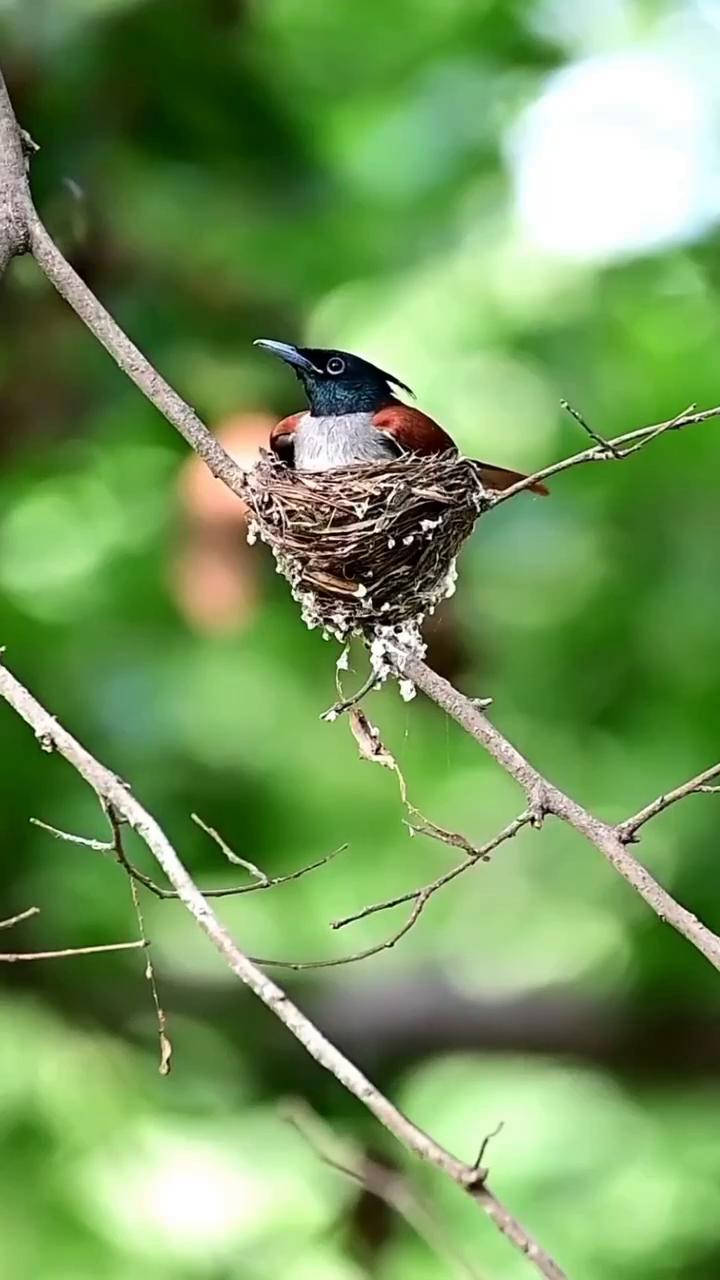
#> input picture frame 9 of cv_and_ml_with_python_and_opencv/video1_3sec.mp4, 720 x 1280 px, given in place of video2_3sec.mp4, which was not available
$ jupyter execute cv_ml_3_4.ipynb
#> lines starting #> are read from the running program, lines starting #| are printed output that depends on the picture; after the words box and inside, x2 and y2 are one past the last pixel; in counts of white or black regions, pixels touching at a corner belong together; pictures that were not available may be replaced by others from this repository, and a replacement may not be noted
[cell 1]
import cv2
import numpy as np

cap = cv2.VideoCapture('./video2_3sec.mp4')

numMaxCorners = 20
feature_params = dict(maxCorners = numMaxCorners,
                      qualityLevel=0.3,
                      minDistance=7,
                      blockSize=7)

lk_params = dict(winSize=(15, 15),
                 maxLevel=2,
                 criteria = (cv2.TERM_CRITERIA_EPS | cv2.TERM_CRITERIA_COUNT, 10, 0.03))

ret, prevFrame = cap.read()
#> prevFrame is the input picture: shape (1280, 720, 3); mean B, G, R 89.8, 151.7, 115.2
prevFrame = cv2.resize(prevFrame, (320, 240))
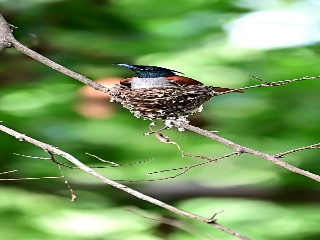
#> prevFrame: shape (240, 320, 3); mean B, G, R 89.7, 151.6, 115.1
prevGray = cv2.cvtColor(prevFrame, cv2.COLOR_BGR2GRAY)
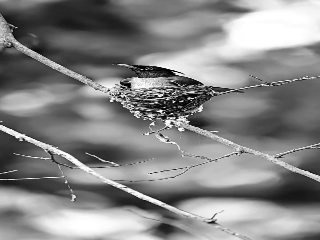
#> prevGray: shape (240, 320); min 0, max 255, mean 133.6
p0 = cv2.goodFeaturesToTrack(prevGray, mask = None, **feature_params)
#> p0 = 20 rows, first 8: [168, 123], [122, 95], [175, 119], [113, 98], [162, 112], [128, 86], [160, 93], [186, 119]

flowColor = np.random.randint(0, 255, (numMaxCorners, 3))
mask = np.zeros_like(prevFrame)
while(1):
    ret, curFrame = cap.read()
    if ret != True:
        break
    curFrame = cv2.resize(curFrame, (320, 240))
#> curFrame: shape (240, 320, 3)
    curGray = cv2.cvtColor(curFrame, cv2.COLOR_BGR2GRAY)

    p1, st, err = cv2.calcOpticalFlowPyrLK(prevGray, curGray, p0, None, **lk_params)
#> p1 has the same summary as p0; st = 20 values from 1 to 1; err = 20 values, max 2.18 at index 8, min 0.0101 at index 17, mean 0.479

    good_new = p1[st==1]
#> good_new has the same summary as p0
    good_old = p0[st==1]
#> good_old has the same summary as p0

    prevGray = curGray.copy()
    p0 = good_new.reshape(-1, 1, 2)

    for i, (new, old) in enumerate(zip(good_new, good_old)):
        a, b = new.ravel()
        c, d = old.ravel()
        mask = cv2.line(mask, (int(a), int(b)), (int(c), int(d)), flowColor[i].tolist(), 2)
        curFrame = cv2.circle(curFrame, (int(a), int(b)), 5, flowColor[i].tolist(), -1)
#> this loop made 20 passes
#> (a, b, c, d) on passes 1 to 12: (168, 123, 168, 123), (122, 95, 122, 95), (175, 119, 175, 119), (113, 98, 113, 98), (162, 112, 162, 112), (128, 86, 128, 86), (160, 93, 160, 93), (186, 119, 186, 119), (152, 121, 152, 121), (137, 114, 137, 114), (175, 103, 175, 103), (174, 91, 174, 91)
#> pass 2, `curFrame = cv2.circle(curFrame, (int(a), int(b)), 5, flowColor[i].toli..`:
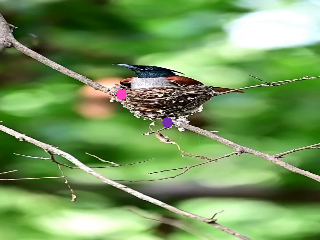
#> curFrame: shape (240, 320, 3); mean B, G, R 89.6, 151.4, 115
#> after the loop:
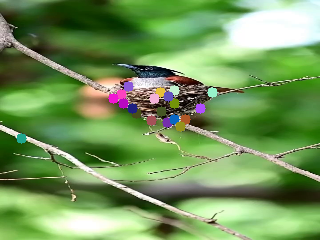
#> curFrame: shape (240, 320, 3); 1.83% of pixels changed, all inside (x1, y1, x2, y2) = (16, 81, 218, 144)
#> after the loop:
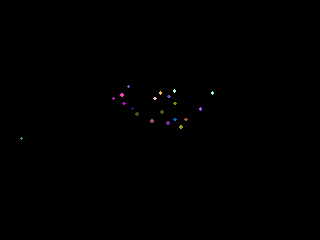
#> mask: shape (240, 320, 3); mean of channels 0, 1, 2 0.3, 0.2, 0.3; drawn as B, G, R
    res = cv2.add(curFrame, mask)
    cv2.imshow('frame', res)

    k = cv2.waitKey(30) & 0xff
#> (key Esc is pressed here)
    if k == 27:
        break

[cell 2]
import cv2
import numpy as np

cap = cv2.VideoCapture('./video2_3sec.mp4')

ret, prevFrame = cap.read()
prevFrame = cv2.resize(prevFrame, (320, 240))
prvs = cv2.cvtColor(prevFrame, cv2.COLOR_BGR2GRAY)

maskHSV = np.zeros_like(prevFrame)
maskHSV[...,1]=255

fb_params = dict(pyr_scale=0.5,
                 levels=3,
                 winsize=15,
                 iterations=3,
                 poly_n=5,
                 poly_sigma=1.2,
                 flags=0)

while(1):
    ret, curFrame = cap.read()
    if ret != True:
        break
    curFrame = cv2.resize(curFrame, (320, 240))
    next = cv2.cvtColor(curFrame, cv2.COLOR_BGR2GRAY)

    flow = cv2.calcOpticalFlowFarneback(prvs, next, None, **fb_params)

    prvs = next

    mag, ang = cv2.cartToPolar(flow[...,0], flow[...,1])
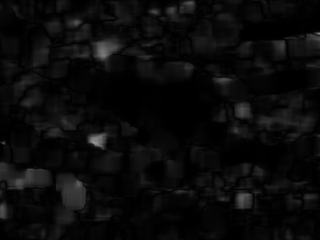
#> mag: shape (240, 320) float32; min 2.33e-10, max 0.59, mean 0.0429
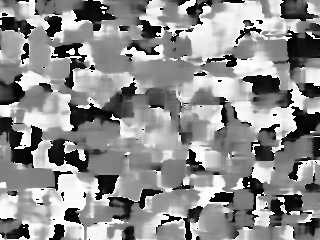
#> ang: shape (240, 320) float32; min 2.26e-05, max 6.28, mean 3.49; drawn with min black and max white
    maskHSV[...,0] = ang*180 / np.pi / 2
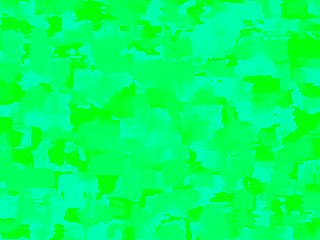
#> maskHSV: shape (240, 320, 3); mean of channels 0, 1, 2 99.6, 255, 0; drawn as B, G, R
    maskHSV[...,2] = cv2.normalize(mag, None, 0, 255, cv2.NORM_MINMAX)
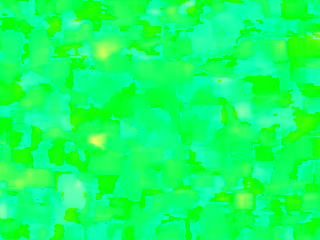
#> maskHSV: shape (240, 320, 3); mean of channels 0, 1, 2 99.6, 255, 18; drawn as B, G, R
    res = cv2.cvtColor(maskHSV, cv2.COLOR_HSV2BGR)
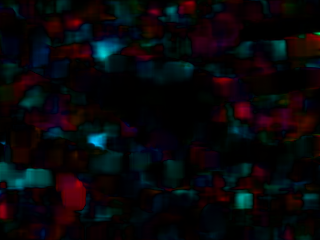
#> res: shape (240, 320, 3); mean B, G, R 10.5, 7.5, 8.6
    cv2.imshow('frame2', res)

    k = cv2.waitKey(30) & 0xff
#> (key Esc is pressed here)
    if k == 27:
        break
cap.release()
cv2.destroyAllWindows()

$ run again, starting later in the video
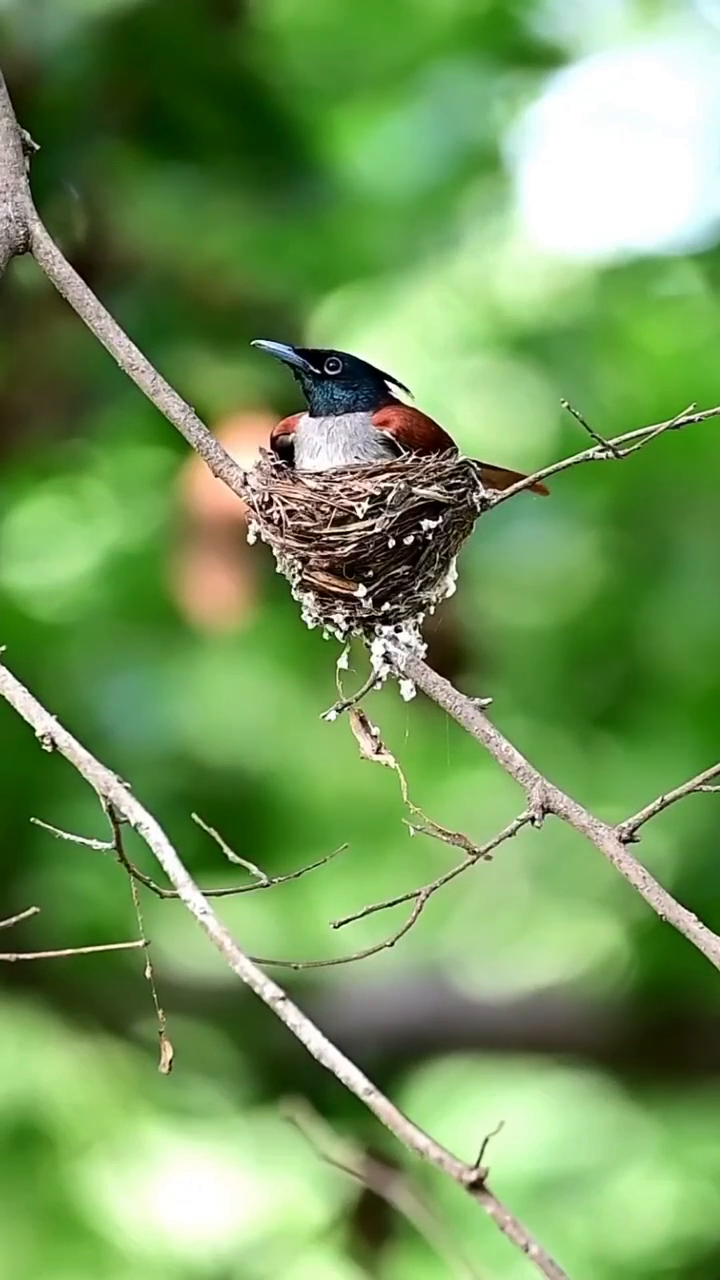
#> input picture frame 41 of cv_and_ml_with_python_and_opencv/video1_3sec.mp4, 720 x 1280 px, given in place of video2_3sec.mp4, which was not available
#> prevFrame is the input picture: shape (1280, 720, 3); mean B, G, R 89.7, 151.8, 115.2
#> prevFrame: shape (240, 320, 3)
#> `p0 = cv2.goodFeaturesToTrack(prevGray, mask = None, **feature_params)`: p0 = 20 rows, first 8: [168, 123], [175, 119], [113, 98], [122, 95], [160, 94], [128, 83], [162, 112], [186, 119]
#> p1 = 20 rows, first 8: [167.9, 123], [174.9, 119], [113, 97.99], [122, 94.99], [159.9, 94], [127.9, 82.99], [161.9, 112], [185.9, 119]; st = 20 values from 1 to 1; err = 20 values, max 5.1 at index 16, min 1.89 at index 8, mean 3.27
#> good_new has the same summary as p1
#> good_old has the same summary as p0
#> `p0 = good_new.reshape(-1, 1, 2)`: p0 has the same summary as p1
#> the loop `for i, (new, old) in enumerate(zip(good_new, good_old)):` made 20 passes
#> (a, b, c, d) on passes 1 to 8: (167.9, 123, 168, 123), (174.9, 119, 175, 119), (113, 97.99, 113, 98), (122, 94.99, 122, 95), (159.9, 94, 160, 94), (127.9, 82.99, 128, 83), (161.9, 112, 162, 112), (185.9, 119, 186, 119)
#> after the loop `for i, (new, old) in enumerate(zip(good_new, good_old)):`:
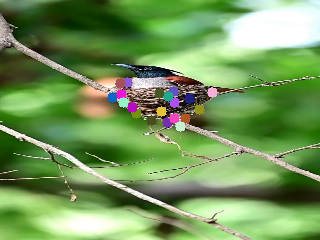
#> curFrame: shape (240, 320, 3); mean B, G, R 90.4, 151.6, 115.4
#> `res = cv2.cvtColor(maskHSV, cv2.COLOR_HSV2BGR)`:
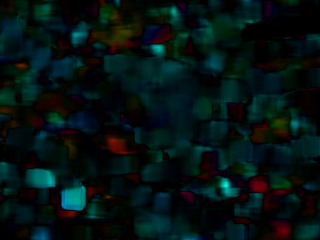
#> res: shape (240, 320, 3); mean B, G, R 18.3, 19.1, 4

$ run again, starting later in the video
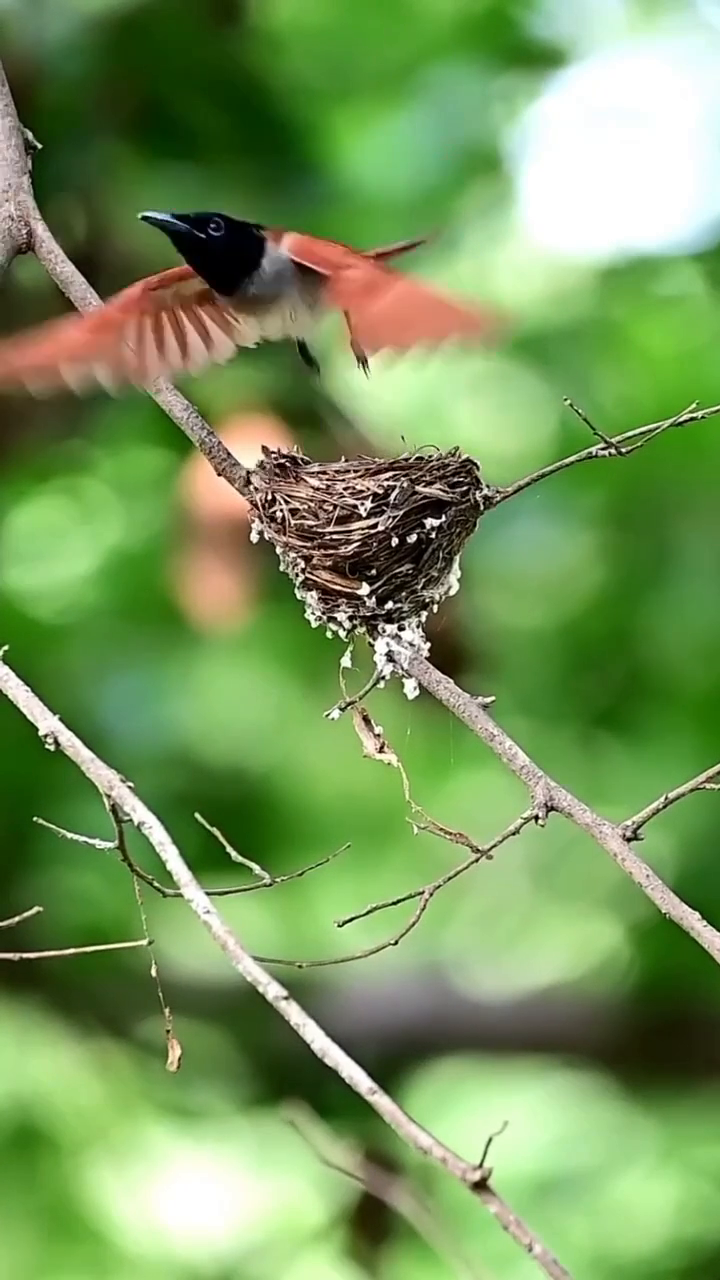
#> input picture frame 74 of cv_and_ml_with_python_and_opencv/video1_3sec.mp4, 720 x 1280 px, given in place of video2_3sec.mp4, which was not available
#> prevFrame is the input picture: shape (1280, 720, 3); mean B, G, R 90, 150.5, 118.1
#> prevFrame: shape (240, 320, 3)
#> `p0 = cv2.goodFeaturesToTrack(prevGray, mask = None, **feature_params)`: p0 = 20 rows, first 8: [188, 119], [169, 121], [114, 99], [123, 95], [163, 111], [153, 116], [163, 94], [138, 114]
#> p1 = 20 rows, first 8: [188.2, 119], [169.2, 121], [114.2, 98.92], [123.2, 95.01], [163.2, 110.9], [153.2, 116], [163.2, 93.97], [138.2, 114]; st = 20 values from 1 to 1; err = 20 values, max 20.12 at index 3, min 2.6 at index 14, mean 10.05
#> good_new has the same summary as p1
#> good_old has the same summary as p0
#> `p0 = good_new.reshape(-1, 1, 2)`: p0 has the same summary as p1
#> the loop `for i, (new, old) in enumerate(zip(good_new, good_old)):` made 20 passes
#> (a, b, c, d) on passes 1 to 8: (188.2, 119, 188, 119), (169.2, 121, 169, 121), (114.2, 98.92, 114, 99), (123.2, 95.01, 123, 95), (163.2, 110.9, 163, 111), (153.2, 116, 153, 116), (163.2, 93.97, 163, 94), (138.2, 114, 138, 114)
#> `res = cv2.cvtColor(maskHSV, cv2.COLOR_HSV2BGR)`:
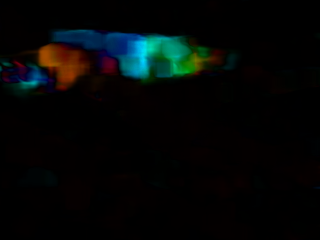
#> res: shape (240, 320, 3); mean B, G, R 6.6, 7.1, 4.2
